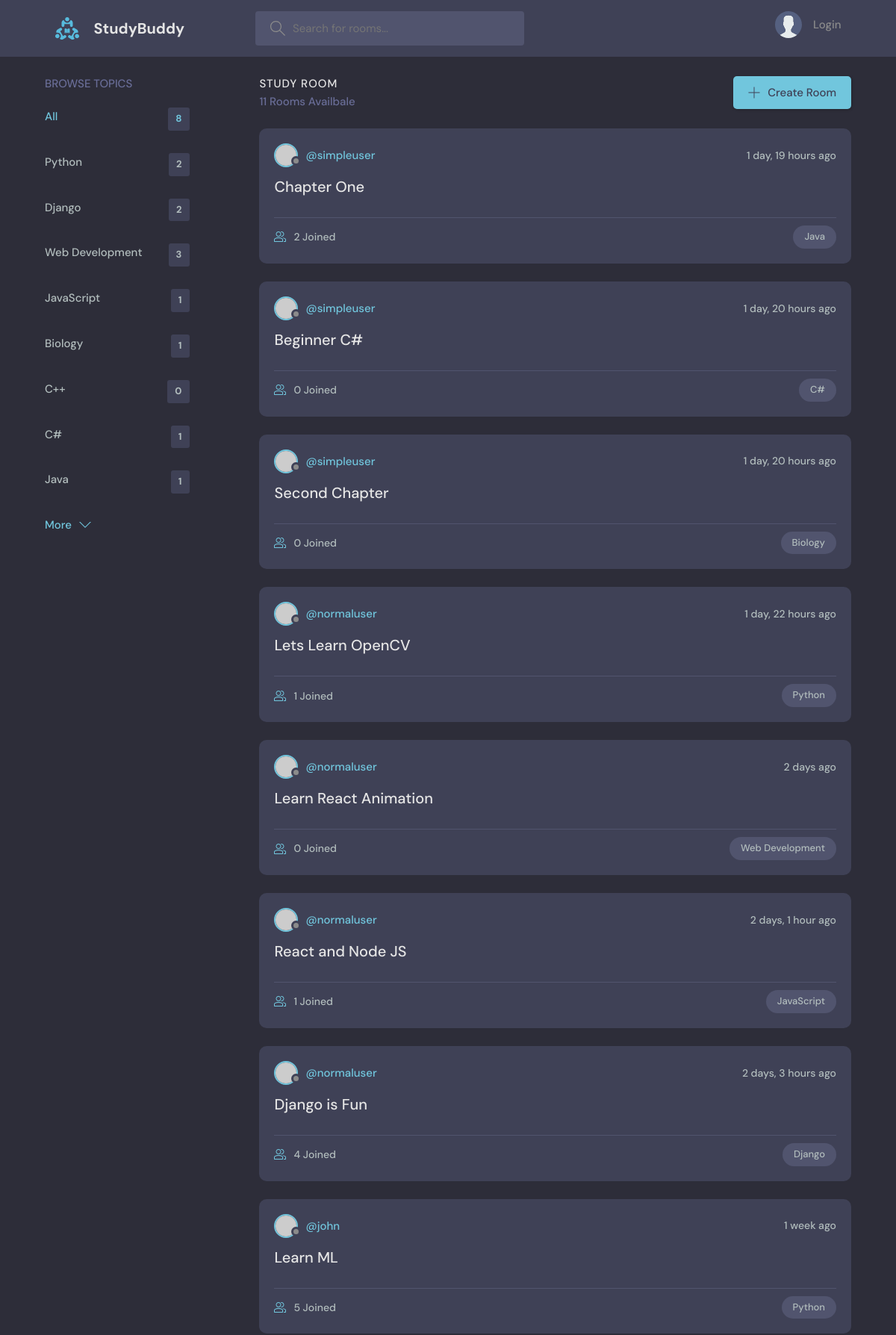
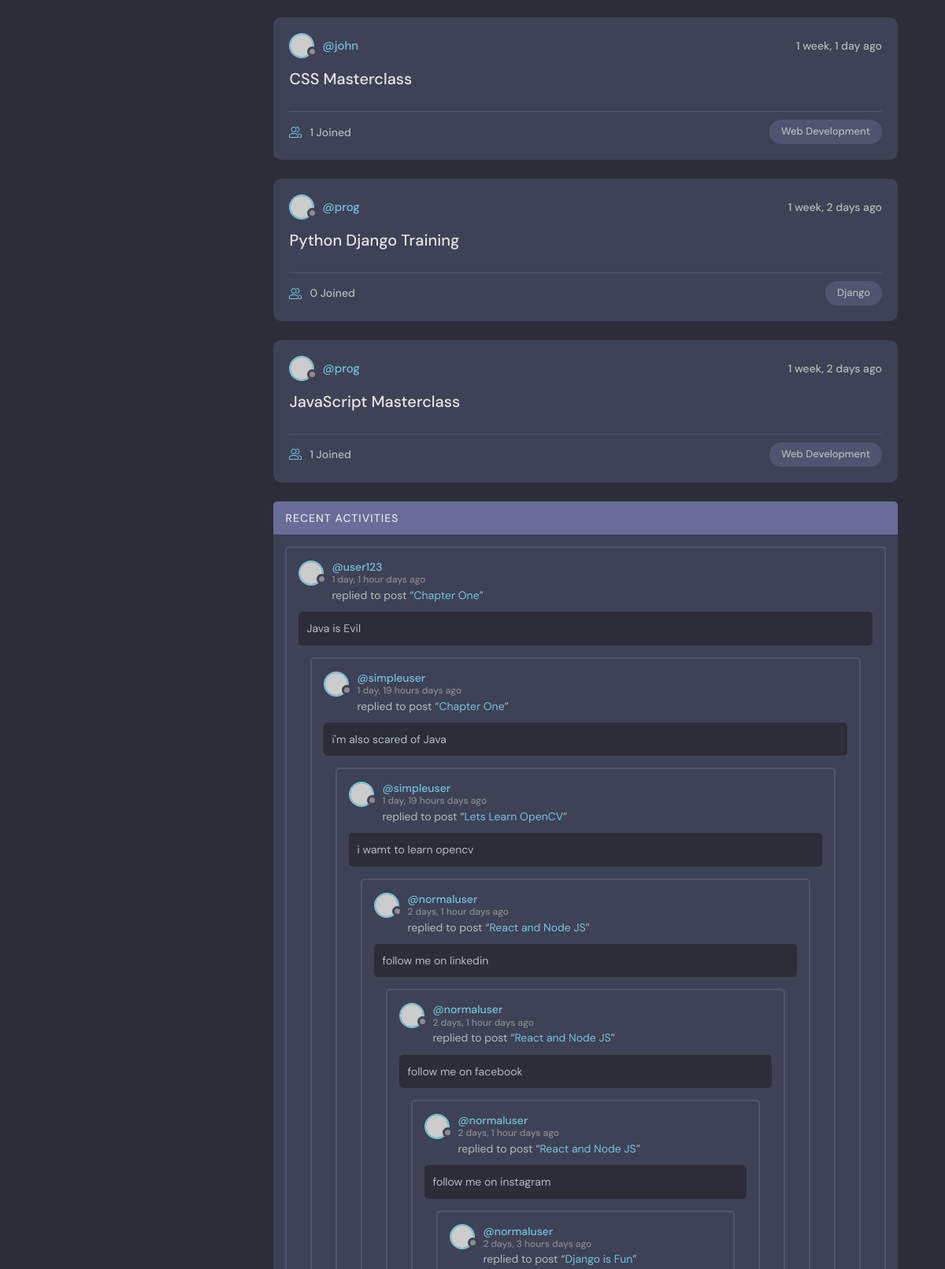
The page / (upper part) on the database its author committed (2 pictures, top to bottom).
### base/models.py (models this page shows, shortened)
class Topic(models.Model):
    name = models.CharField(max_length=200)

class Room(models.Model):
    host = models.ForeignKey(User, on_delete=models.SET_NULL, null=True)
    topic = models.ForeignKey(Topic, on_delete=models.SET_NULL, null=True)
    name = models.CharField(max_length=200)
    description = models.TextField(null=True, blank=True)
    participants = models.ManyToManyField(User, related_name='participants', blank=True)
    updated = models.DateTimeField(auto_now=True)
    created = models.DateTimeField(auto_now_add=True)
    class Meta:
        ordering = ['-updated', '-created']
    def __str__(self):
        return self.name

class Message(models.Model):
    user = models.ForeignKey(User, on_delete=models.CASCADE)
    room = models.ForeignKey(Room, on_delete=models.CASCADE)
    body = models.TextField()
    updated = models.DateTimeField(auto_now=True)
    created = models.DateTimeField(auto_now_add=True)
    class Meta:
        ordering = ['-updated', '-created']

### base/views.py (the view)
# urls.py: path('', views.home, name="home"),
def home(request):
    q = request.GET.get('q') if request.GET.get('q') != None else ''
    rooms = Room.objects.filter(
        Q(topic__name__icontains=q) |
        Q(name__icontains=q) |
        Q(description__icontains=q)
        )
    topics = Topic.objects.all()
    room_count = rooms.count()
    room_messages = Message.objects.filter(Q(room__name__icontains=q))
    context = {'rooms':rooms, 'topics': topics, 'room_count':room_count, 'room_messages': room_messages}
    return render(request, 'base/home.html', context)

### base/templates/base/home.html (shortened to what this page needs)
{% extends 'main.html' %}
  {% block content %}
    <main class="layout layout--3">
      <div class="container">
        {% include 'base/topics_component.html' %}
        <div class="roomList">
          <div class="roomList__header">
            <div>
              <h2>Study Room</h2>
              <p>{{room_count}} Rooms Availbale</p>
            </div>
            <a class="btn btn--main" href="{% url 'create-room' %}">
              <svg version="1.1" xmlns="http://www.w3.org/2000/svg" width="32" height="32" viewBox="0 0 32 32">
                <title>add</title>
                <path
                  d="M16.943 0.943h-1.885v14.115h-14.115v1.885h14.115v14.115h1.885v-14.115h14.115v-1.885h-14.115v-14.115z"
                ></path>
              </svg>
              Create Room
            </a>
          </div>
          {% include 'base/feed_component.html' %}
        {% include 'base/activity_component.html' %}
    </main>
    {% endblock %}

### base/templates/base/topics_component.html
<div class="topics">
    <div class="topics__header">
      <h2>Browse Topics</h2>
    </div>
    <ul class="topics__list">
      <li>
        <a href="{% url 'home' %}" class="active">All <span>{{topics.count}}</span></a>
      </li>
      {% for topic in topics %}
      <li>
        <a href="{% url 'home' %}?q={{topic.name}}">{{topic.name}}<span>{{topic.room_set.all.count}}</span></a>
      </li>
      {% endfor %}
    </ul>
    <a class="btn btn--link" href="topics.html">
      More
      <svg version="1.1" xmlns="http://www.w3.org/2000/svg" width="32" height="32" viewBox="0 0 32 32">
        <title>chevron-down</title>
        <path d="M16 21l-13-13h-3l16 16 16-16h-3l-13 13z"></path>
      </svg>
    </a>
  </div>

### base/templates/base/feed_component.html (shortened to what this page needs)
{% for room in rooms %}
<div class="roomListRoom">
    <div class="roomListRoom__header">
      <a href="{% url 'user-profile' room.host.id %}" class="roomListRoom__author">
        <div class="avatar avatar--small">
          <img src="https://randomuser.me/api/portraits/women/11.jpg" />
        </div>
        <span>@{{room.host.username}}</span>
      </a>
      <div class="roomListRoom__actions">
        <span>{{room.created|timesince}} ago</span>
      </div>
    </div>
    <div class="roomListRoom__content">
      <a href="{% url 'room' room.id %}">{{room.name}}</a>
    </div>
    <div class="roomListRoom__meta">
      <a href="{% url 'room' room.id %}" class="roomListRoom__joined">
        {{room.participants.all.count}} Joined
      </a>
      <p class="roomListRoom__topic">{{room.topic.name}}</p>
    </div>
  </div>
<div>
{% endfor %}

### base/templates/base/activity_component.html (shortened to what this page needs)
<div class="activities">
    <div class="activities__header">
      <h2>Recent Activities</h2>
    </div>
    {% for message in room_messages %}
    <div class="activities__box">
      <div class="activities__boxHeader roomListRoom__header">
        <a href="{% url 'user-profile' message.user.id %}l" class="roomListRoom__author">
          <div class="avatar avatar--small">
            <img src="https://randomuser.me/api/portraits/women/11.jpg" />
          </div>
          <p>
            @{{message.user}}
            <span>{{message.created|timesince}} days ago</span>
          </p>
        </a>
      </div>
      <div class="activities__boxContent">
        <p>replied to post “<a href="{% url 'room' message.room.id %}">{{message.room}}</a>”</p>
        <div class="activities__boxRoomContent">
        {{message.body}}
        </div>
      </div>
      {% endfor %}
    </div>
  </div>

### rows shown on the page
Topic: name "Python", room_set.all.count "2"
Topic: name "Django", room_set.all.count "2"
Topic: name "Web Development", room_set.all.count "3"
Topic: name "JavaScript", room_set.all.count "1"
Topic: name "Biology", room_set.all.count "1"
Topic: name "C++", room_set.all.count "0"
Topic: name "C#", room_set.all.count "1"
Topic: name "Java", room_set.all.count "1"
Room: host.username "simpleuser", created "1 day, 19 hours", name "Chapter One", participants.all.count "2", topic.name "Java"
Room: host.username "simpleuser", created "1 day, 20 hours", name "Beginner C#", participants.all.count "0", topic.name "C#"
Room: host.username "simpleuser", created "1 day, 20 hours", name "Second Chapter", participants.all.count "0", topic.name "Biology"
Room: host.username "normaluser", created "1 day, 22 hours", name "Lets Learn OpenCV", participants.all.count "1", topic.name "Python"
Room: host.username "normaluser", created "2 days", name "Learn React Animation", participants.all.count "0", topic.name "Web Development"
Room: host.username "normaluser", created "2 days, 1 hour", name "React and Node JS", participants.all.count "1", topic.name "JavaScript"
Room: host.username "normaluser", created "2 days, 3 hours", name "Django is Fun", participants.all.count "4", topic.name "Django"
Room: host.username "john", created "1 week", name "Learn ML", participants.all.count "5", topic.name "Python"
Room: host.username "john", created "1 week, 1 day", name "CSS Masterclass", participants.all.count "1", topic.name "Web Development"
Room: host.username "prog", created "1 week, 2 days", name "Python Django Training", participants.all.count "0", topic.name "Django"
Room: host.username "prog", created "1 week, 2 days", name "JavaScript Masterclass", participants.all.count "1", topic.name "Web Development"
Message: user "user123", created "1 day, 1 hour", room "Chapter One", body "Java is Evil"
Message: user "simpleuser", created "1 day, 19 hours", room "Chapter One", body "i'm also scared of Java"
Message: user "simpleuser", created "1 day, 19 hours", room "Lets Learn OpenCV", body "i wamt to learn opencv"
Message: user "normaluser", created "2 days, 1 hour", room "React and Node JS", body "follow me on linkedin"
Message: user "normaluser", created "2 days, 1 hour", room "React and Node JS", body "follow me on facebook"
Message: user "normaluser", created "2 days, 1 hour", room "React and Node JS", body "follow me on instagram"
Message: user "normaluser", created "2 days, 3 hours", room "Django is Fun"

### other values the page prints
{{ topics.count }} "8"
{{ room_count }} "11"
